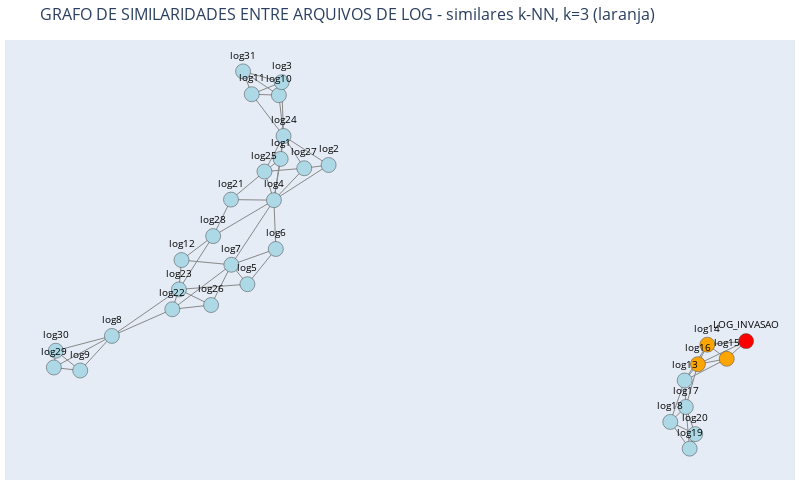

Notebook code for this chart:
### Code cell
## TF-IDF + k-NN e construção do grafo COM PLOTLY

from sklearn.feature_extraction.text import TfidfVectorizer
from sklearn.neighbors import NearestNeighbors
import networkx as nx

vetorizer = TfidfVectorizer(ngram_range=(1, 3), max_features=10000)
X = vetorizer.fit_transform(documentos_processados.values())
labels = list(documentos_processados.keys())

k = 3
nbrs = NearestNeighbors(n_neighbors=k+1, metric='cosine').fit(X)
distances, indices = nbrs.kneighbors(X)

G2 = nx.Graph()

for i, label in enumerate(labels):
    cluster = 0 if label == 'LOG_INVASAO' else 1
    G2.add_node(label, cluster=cluster, text=label)

for i, neighbors in enumerate(indices):
    for j in neighbors[1:]:
        G2.add_edge(labels[i], labels[j])

pos = nx.spring_layout(G2, seed=42)
for node in G2.nodes():
    G2.nodes[node]['pos'] = pos[node]

## 3. Visualização com Plotly

import plotly.graph_objects as go

def show_graph(G2):
    edge_x = []
    edge_y = []
    for edge in G2.edges():
        x0, y0 = G2.nodes[edge[0]]['pos']
        x1, y1 = G2.nodes[edge[1]]['pos']
        edge_x += [x0, x1, None]
        edge_y += [y0, y1, None]

    edge_trace = go.Scatter(
        x=edge_x, y=edge_y,
        line=dict(width=1, color='#888'),
        hoverinfo='none',
        mode='lines')

    # Pega vizinhos mais próximos do LOG_INVASAO
    idx_invasao = labels.index('LOG_INVASAO')
    neighbors_invasao = indices[idx_invasao][1:]
    labels_vizinhos_invasao = [labels[j] for j in neighbors_invasao]

    node_x = []
    node_y = []
    node_text = []
    node_color = []
    for node in G2.nodes():
        x, y = G2.nodes[node]['pos']
        node_x.append(x)
        node_y.append(y)
        node_text.append(G2.nodes[node]['text'])
        
        if node == 'LOG_INVASAO':
            node_color.append('red')
        elif node in labels_vizinhos_invasao:
            node_color.append('orange')
        else:
            cluster = G2.nodes[node]['cluster']
            if cluster == 0:
                node_color.append('lightcoral')
            else:
                node_color.append('lightblue')

    node_trace = go.Scatter(
        x=node_x, y=node_y,
        mode='markers+text',
        text=node_text,
        textposition='top center',
        textfont=dict(size=10, color='black'),
        hoverinfo='text',
        marker=dict(
            showscale=False,
            color=node_color,
            size=15,
            line_width=0.5
        )
    )

    fig = go.Figure(data=[edge_trace, node_trace],
        layout=go.Layout(
            title=dict(
                text='GRAFO DE SIMILARIDADES ENTRE ARQUIVOS DE LOG - similares k-NN, k=3 (laranja)',
                font=dict(size=16)
            ),
            width=800,       # LARGURA DA FIGURA
            height=500,      # ALTURA DA FIGURA
            showlegend=False,
            hovermode='closest',
            margin=dict(b=20,l=5,r=5,t=40),
            xaxis=dict(showgrid=False, zeroline=False, showticklabels=False),
            yaxis=dict(showgrid=False, zeroline=False, showticklabels=False))
    )
    fig.show()

    # Salva em PNG
    #fig.write_image("grafo.png", scale=2)

show_graph(G2)

### Figure 1 — Plotly figure (JSON) as saved in the notebook; plotly's stock layout.template omitted (floating-point values rounded to 4 significant figures; data arrays with more than 128 entries replaced by an {"elided": "..."} marker saying what was removed)
{"data": [{"hoverinfo": "none", "line": {"color": "#888", "width": 1}, "mode": "lines", "type": "scatter", "x": {"elided": "198 float values"}, "y": {"elided": "198 float values"}}, {"hoverinfo": "text", "marker": {"color": ["lightblue", "lightblue", "lightblue", "lightblue", "lightblue", "orange", "orange", "orange", "lightblue", "lightblue", "lightblue", "lightblue", "lightblue", "lightblue", "lightblue", "lightblue", "lightblue", "lightblue", "lightblue", "lightblue", "lightblue", "lightblue", "lightblue", "lightblue", "lightblue", "lightblue", "lightblue", "lightblue", "lightblue", "lightblue", "lightblue", "red"], "line": {"width": 0.5}, "showscale": false, "size": 15}, "mode": "markers+text", "text": ["log1", "log10", "log11", "log12", "log13", "log14", "log15", "log16", "log17", "log18", "log19", "log2", "log20", "log21", "log22", "log23", "log24", "log25", "log26", "log27", "log28", "log29", "log3", "log30", "log31", "log4", "log5", "log6", "log7", "log8", "log9", "LOG_INVASAO"], "textfont": {"color": "black", "size": 10}, "textposition": "top center", "type": "scatter", "x": [-0.1881, -0.1927, -0.2618, -0.4412, 0.8431, 0.901, 0.9505, 0.8769, 0.846, 0.8064, 0.8559, -0.06561, 0.87, -0.3148, -0.4646, -0.4477, -0.1806, -0.2294, -0.3656, -0.1279, -0.3604, -0.7669, -0.1856, -0.762, -0.284, -0.2053, -0.2729, -0.2004, -0.3139, -0.6188, -0.6996, 1.0], "y": [0.4471, 0.7018, 0.7055, 0.04296, -0.4382, -0.2952, -0.3516, -0.3731, -0.544, -0.6038, -0.7105, 0.4228, -0.6526, 0.2845, -0.1536, -0.0744, 0.5386, 0.3966, -0.1368, 0.4098, 0.1387, -0.3863, 0.7537, -0.3194, 0.7968, 0.2823, -0.05351, 0.08725, 0.0242, -0.2602, -0.3984, -0.281]}], "layout": {"height": 500, "hovermode": "closest", "margin": {"b": 20, "l": 5, "r": 5, "t": 40}, "showlegend": false, "title": {"font": {"size": 16}, "text": "GRAFO DE SIMILARIDADES ENTRE ARQUIVOS DE LOG - similares k-NN, k=3 (laranja)"}, "width": 800, "xaxis": {"showgrid": false, "showticklabels": false, "zeroline": false}, "yaxis": {"showgrid": false, "showticklabels": false, "zeroline": false}}}
